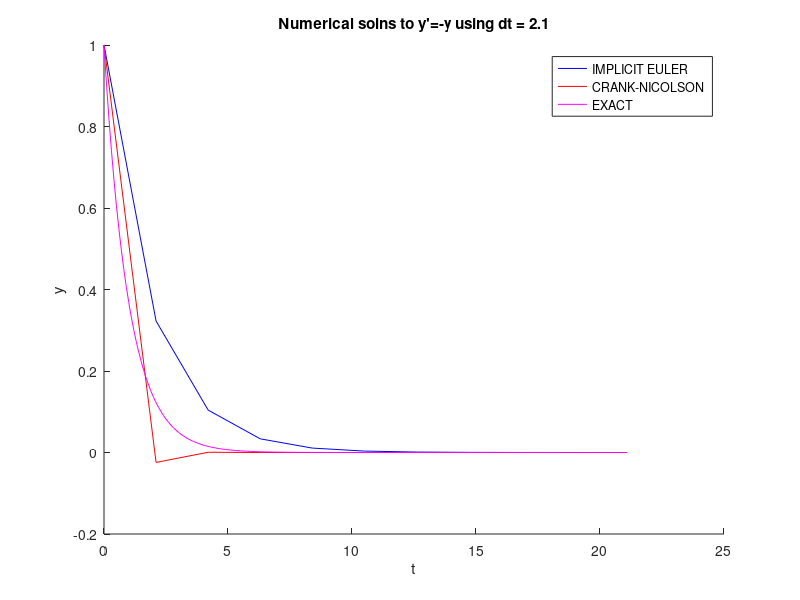

Here is the MATLAB script that generated this plot:
clear all
%% PROBLEM 3B ANALYSIS PLEASE READ!
% Here we see that the CN method has a non-zero growth factor of -1/41
% which shows that it under estimates the exact solution of the
% differential equation. Here we see that the IE method has a growth factor
% of 10/31 which we see still over estimates the exact solution of the
% differential but not by as much.
%% PROBLEM 3 CODE
% INITIAL CONDITIONS %
dt = 2.1; % Time-step
a = -1; % sets up y' = -y
max_iter = 10; % Max time-steps
y = zeros(1,max_iter+1); % initialize y array
y(1) = 1; % y initial condition
t = 0:2.1:21; % t values for plotting
% IMPLICIT EULER % 
for i = 1:max_iter-1
   y(i+1) = y(i)/(1-a*dt); 
end
hold on
figure(1)
title("Numerical solns to y'=-y using dt = 2.1")
plot(t,y,'b')
% CRANK-NICOLSON %
y = zeros(1,max_iter+1); % initialize y array
y(1) = 1; % y initial condition
for i = 1:max_iter-1
   y(i+1) = ((1+a*dt/2)/(1-a*dt/2))*y(i); 
end
plot(t,y,'r')
% EXACT %
tt = 0:0.1:21.1;
plot(tt,exp(-tt),'m')
xlabel("t")
ylabel("y")
legend("IMPLICIT EULER","CRANK-NICOLSON", "EXACT")
hold off